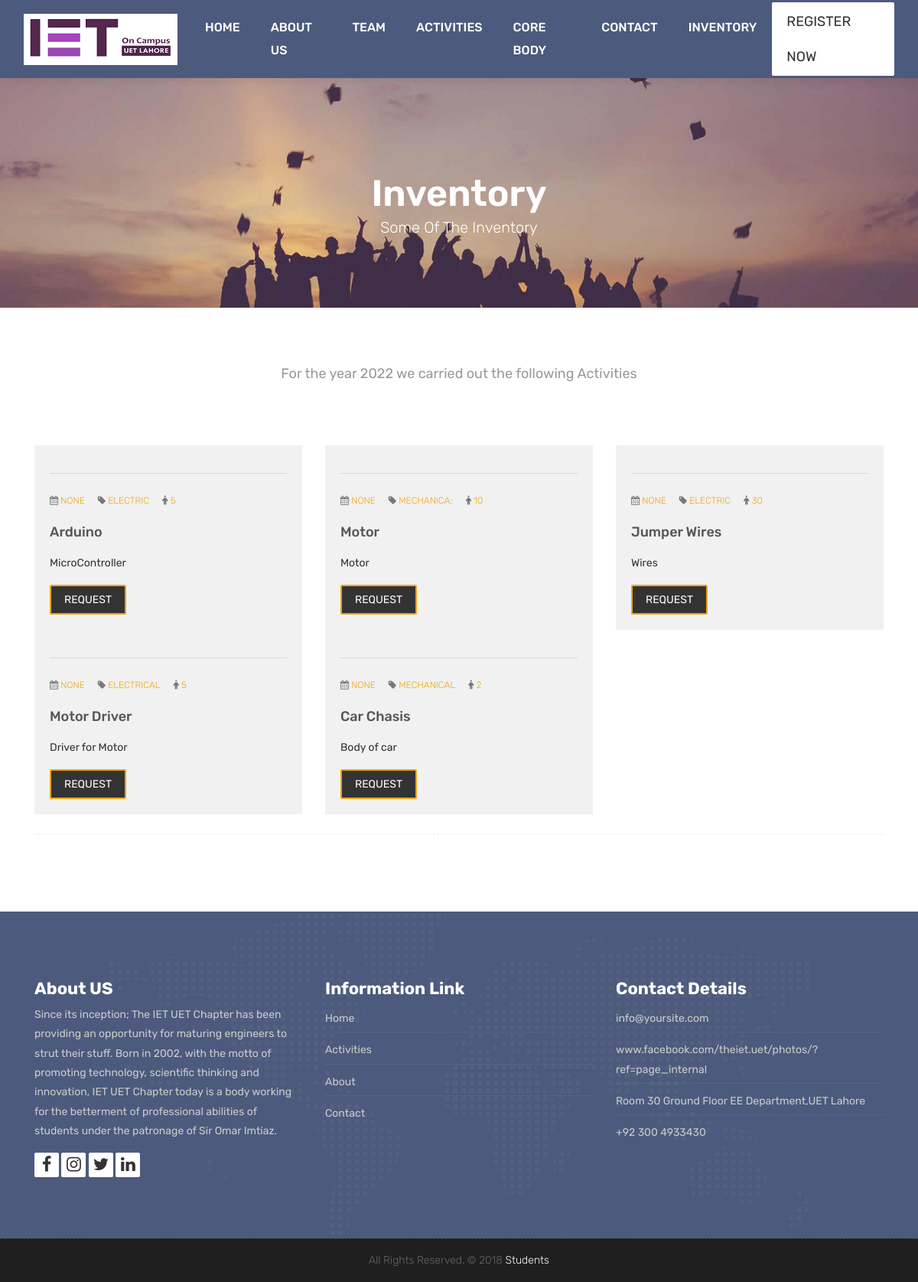
Screenshot of /inventory/ with the database file from the repository.
### cep/models.py (models this page shows, shortened)
class Inventory(models.Model):
    item_id=models.AutoField(primary_key=True)
    name=models.CharField(max_length=100,null=False)
    description=models.CharField(max_length=100,null=False)
    quantity=models.IntegerField()
    issue=models.DateTimeField(null=True,blank=True)
    type=models.CharField(max_length=100,null=False)

### cep/views.py (the view)
# urls.py: path('inventory/',views.inventory,name='inventory'),
def inventory(request):
    inventorys=Inventory.objects.all()
    context={'inventorys':inventorys}
    return render(request, 'cep/inventory.html',context)

### cep/templates/cep/inventory.html (shortened to what this page needs)
{% load static %}
<!DOCTYPE html>
<html lang="en">
	<link rel="stylesheet" href="https://cdnjs.cloudflare.com/ajax/libs/font-awesome/6.1.1/css/all.min.css" />
    <link rel="stylesheet" href="{% static 'css/bootstrap.min.css' %}">
    <link rel="stylesheet" href="{% static 'style.css' %}">
    <link rel="stylesheet" href="{% static 'css/versions.css' %}">
    <link rel="stylesheet" href="{% static 'css/responsive.css' %}">
    <link rel="stylesheet" href="{% static 'css/custom.css' %}">
</head>
<body class="host_version">
	<header class="top-navbar">
		<nav class="navbar navbar-expand-lg navbar-light bg-light">
			<div class="container-fluid">
				<a class="navbar-brand" href="{% url 'index' %}">
					<img src="{% static 'images/IET_logo.png' %}" alt="" />
				</a>
				<div class="collapse navbar-collapse" id="navbars-host">
					<ul class="navbar-nav ml-auto">
						<li class="nav-item"><a class="nav-link" href="{% url 'index' %}">Home</a></li>
						<li class="nav-item"><a class="nav-link" href="{% url 'aboutus' %}">About Us</a></li>
						<li class="nav-item"><a class="nav-link" href="{% url 'teams' %}">Team </a></li>
						<li class="nav-item"><a class="nav-link" href="{% url 'activities' %}">Activities </a></li>
						<li class="nav-item"><a class="nav-link" href="{% url 'core_body' %}">Core Body</a></li>
						<li class="nav-item"><a class="nav-link" href="{% url 'contact' %}">Contact</a></li>
						<li class="nav-item"><a class="nav-link" href="{% url 'inventory' %}">Inventory</a></li>
					</ul>
					{% if user.is_authenticated %}
					<ul class="nav navbar-nav navbar-right">
						<li><a class="hover-btn-new log" href="{% url 'logout' %}"><span>{{user.username}}</span></a></li>
					</ul>
					{% else %}
					<ul class="nav navbar-nav navbar-right">
						<li><a class="hover-btn-new log" href="{% url 'register' %}"><span>Register Now</span></a></li>
					</ul>
					{% endif %}
				</div>
			</div>
		</nav>
	</header>
	<div class="all-title-box">
		<div class="container text-center">
			<h1>Inventory<span class="m_1">Some of the Inventory</span></h1>
		</div>
	</div>
    <div id="overviews" class="section wb">
        <div class="container">
            <div class="section-title row text-center">
                <div class="col-md-8 offset-md-2">
                    <p class="lead">For the year 2022 we carried out the following Activities</p>
                </div>
            </div>
            <hr class="invis">
            <div class="row">
				{% for inventory in inventorys %}
                <div class="col-lg-4 col-md-6 col-12">
                    <div class="blog-item">
                        <hr>
						<div class="meta-info-blog">
							<span><i class="fa fa-calendar"></i> <a href="#">{{ inventory.issue }}</a> </span>
                            <span><i class="fa fa-tag"></i>  <a href="#">{{ inventory.type }}</a> </span>
                            <span><i class="fa-solid fa-person"></i> <a href="#">{{ inventory.quantity }}</a></span>
						</div>
						<div class="blog-title">
							<h2><a href="#" title="">{{ inventory.name }}</a></h2>
						</div>
						<div class="blog-desc">
							<p>{{ inventory.description }}</p>
						</div>
						<div class="blog-button">
							<a class="hover-btn-new orange" href="{% url 'invent_req' inventory.item_id %}"><span>Request<span></a>
						</div>
					</div>
                </div>
				{% endfor %}
            </div>
            <hr class="hr3">
        </div>
    </div>
    <footer class="footer">
        <div class="container">
            <div class="row">
                <div class="col-lg-4 col-md-4 col-xs-12">
                    <div class="widget clearfix">
                        <div class="widget-title">
                            <h3>About US</h3>
                        </div>
                        <p> Since its inception; The IET UET Chapter has been providing an opportunity for maturing engineers to strut their stuff. Born in 2002, with the motto of promoting technology, scientific thinking and innovation, IET UET Chapter today is a body working for the betterment of professional abilities of students under the patronage of Sir Omar Imtiaz. </p>
                        <div class="footer-right">
							<ul class="footer-links-soi">
								<li><a href="https://www.facebook.com/theiet.uet/"><i class="fa fa-facebook"></i></a></li>
								<li><a href="https://instagram.com/iet_on_campus_uet_lahore?igshid=YmMyMTA2M2Y="><i class="fa fa-instagram"></i></a></li>
								<li><a href="https://mobile.twitter.com/IETOnCampusUET"><i class="fa fa-twitter"></i></a></li>
								<li><a href="https://www.linkedin.com/company/iet-on-campus-uet-lahore/"><i class="fa fa-linkedin"></i></a></li>
							</ul>
						</div>
                    </div>
                </div>
				<div class="col-lg-4 col-md-4 col-xs-12">
                    <div class="widget clearfix">
                        <div class="widget-title">
                            <h3>Information Link</h3>
                        </div>
                        <ul class="footer-links">
                            <li><a href="{% url 'index' %}">Home</a></li>
                            <li><a href="{% url 'activities' %}">Activities</a></li>
							<li><a href="{% url 'aboutus' %}">About</a></li>
							<li><a href="{% url 'contact' %}">Contact</a></li>
                        </ul>
                    </div>
                </div>
                <div class="col-lg-4 col-md-4 col-xs-12">
                    <div class="widget clearfix">
                        <div class="widget-title">
                            <h3>Contact Details</h3>
                        </div>
                        <ul class="footer-links">
                            <li><a href="iet_OnCampus:#">info@yoursite.com</a></li>
                            <li><a href="#">www.facebook.com/theiet.uet/photos/?ref=page_internal</a></li>
                            <li>Room 30 Ground Floor EE Department,UET Lahore</li>
                            <li>+92 300 4933430</li>
                        </ul>
                    </div>
                </div>
            </div>
        </div>
    </footer>
    <div class="copyrights">
        <div class="container">
            <div class="footer-distributed">
                <div class="footer-center">
                    <p class="footer-company-name">All Rights Reserved. &copy; 2018 <a href="#">Students</a></p>
                </div>
            </div>
        </div>
    </div>
</body>
</html>

### rows the page displays
Inventory: issue "NONE", type "ELECTRIC", quantity "5", name "Arduino", description "MicroController"
Inventory: issue "NONE", type "MECHANICA;", quantity "10", name "Motor", description "Motor"
Inventory: issue "NONE", type "ELECTRIC", quantity "30", name "Jumper Wires", description "Wires"
Inventory: issue "NONE", type "ELECTRICAL", quantity "5", name "Motor Driver", description "Driver for Motor"
Inventory: issue "NONE", type "MECHANICAL", quantity "2", name "Car Chasis", description "Body of car"
